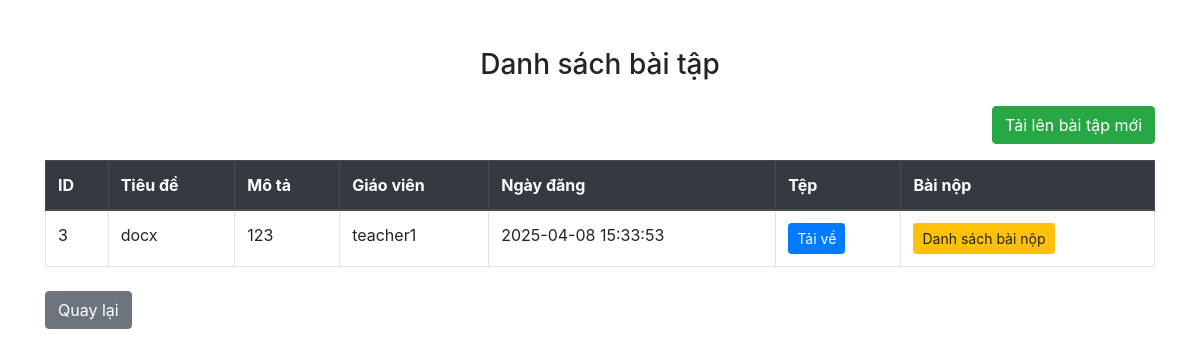
Screenshot of /exercise/list-task.php (signed in) with the database file from the repository.
### tables this page shows
CREATE TABLE `assignments` (
  `id` int(11) NOT NULL,
  `title` varchar(255) DEFAULT NULL,
  `description` text DEFAULT NULL,
  `file_path` varchar(255) DEFAULT NULL,
  `upload_date` datetime DEFAULT NULL,
  `teacher_username` varchar(50) DEFAULT NULL,
  `file_size` bigint(20) DEFAULT NULL
);

### exercise/list-task.php (the view, shortened to what this page needs)
<?php
include '../config.php';
$is_teacher = ($_SESSION['role'] === 'teacher');
$sql = "SELECT * FROM assignments";
$result = $conn->query($sql);
?>
<!DOCTYPE html>
<html lang="vi">
<head>
    <link rel="stylesheet" href="https://stackpath.bootstrapcdn.com/bootstrap/4.3.1/css/bootstrap.min.css">
</head>
<body>
<div class="container mt-5">
    <h3 class="text-center mb-4">Danh sách bài tập</h3>
    <?php if ($is_teacher): ?>
        <div class="mb-3 text-right">
            <a href="upload-file.php" class="btn btn-success">Tải lên bài tập mới</a>
        </div>
    <?php endif; ?>
    <table class="table table-bordered table-hover">
        <thead class="thead-dark">
        <tr>
            <th>ID</th>
            <th>Tiêu đề</th>
            <th>Mô tả</th>
            <th>Giáo viên</th>
            <th>Ngày đăng</th>
            <th>Tệp</th>
            <?php if ($is_teacher): ?>
                <th>Bài nộp</th>
            <?php endif; ?>
        </tr>
        </thead>
        <tbody>
        <?php while($row = $result->fetch_assoc()): ?>
            <tr>
                <td><?= $row['id'] ?></td>
                <td><?= htmlspecialchars($row['title']) ?></td>
                <td><?= nl2br(htmlspecialchars($row['description'])) ?></td>
                <td><?= htmlspecialchars($row['teacher_username']) ?></td>
                <td><?= $row['upload_date'] ?></td>
                <td>
                    <a href="<?= $row['file_path'] ?>" target="_blank" class="btn btn-sm btn-primary" download>Tải về</a>
                </td>
                <?php if ($is_teacher): ?>
                    <td>
                        <a href="list-submit.php?task_id=<?= $row['id'] ?>" class="btn btn-sm btn-warning">Danh sách bài nộp</a>
                    </td>
                <?php endif; ?>
            </tr>
        <?php endwhile; ?>
        </tbody>
    </table>
    <div class="mt-4">
        <a href="../list.php" class="btn btn-secondary">Quay lại</a>
    </div>
</div>
</body>
</html>

### rows the page displays
assignments: id "3", title "docx", description "123", teacher_username "teacher1", upload_date "2025-04-08 15:33:53"
